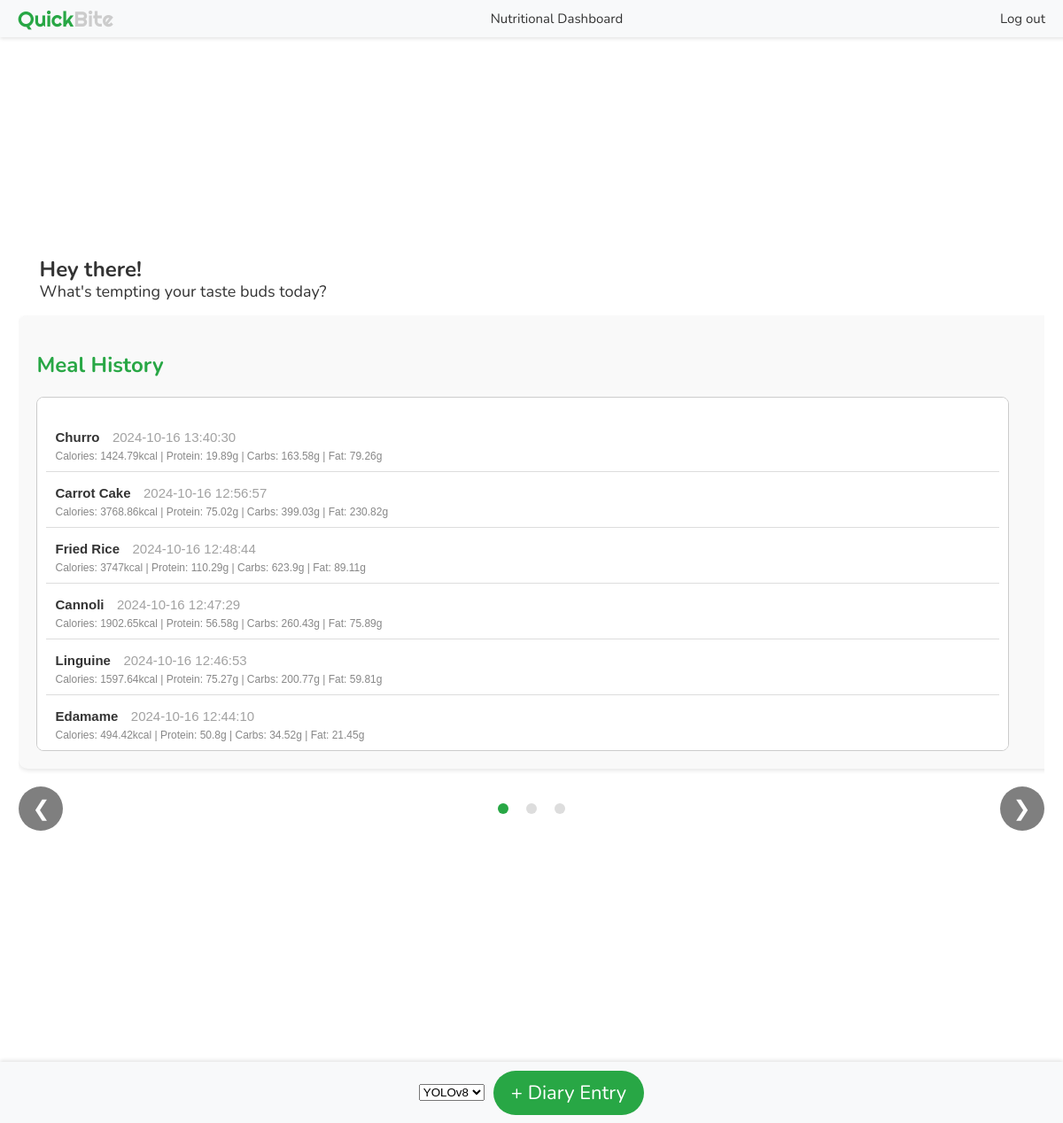
The app's page /dashboard (signed in) with its own data.
### tables this page shows
CREATE TABLE diary_meal_entries (
    id INTEGER PRIMARY KEY AUTOINCREMENT,
    user_id INTEGER NOT NULL,           -- Foreign key to reference users table
    meal_name TEXT NOT NULL,   
    SUGAR_added_g INTEGER,
    CA_mg INTEGER,
    CHOCDF_net_g INTEGER,
    CHOCDF_g INTEGER,
    CHOLE_mg INTEGER,
    ENERC_KCAL_kcal INTEGER,
    FAMS_g INTEGER,
    FAPU_g INTEGER,
    FASAT_g INTEGER,
    FATRN_g INTEGER,
    FIBTG_g INTEGER,
    FOLDFE_microg INTEGER,
    FOLFD_microg INTEGER,
    FOLAC_microg INTEGER,
    FE_mg INTEGER,
    MG_mg INTEGER,
    NIA_mg INTEGER,
    P_mg INTEGER,
    K_mg INTEGER,
    PROCNT_g INTEGER,
    RIBF_mg INTEGER,
    NA_mg INTEGER,
    SUGAR_ALCOHOL_g INTEGER,
    SUGAR_g INTEGER,
    THIA_mg INTEGER,
    FAT_g INTEGER,
    VITA_RAE_microg INTEGER,
    VITB12_microg INTEGER,
    VITB6A_mg INTEGER,
    VITC_mg INTEGER,
    VITD_microg INTEGER,
    TOCPHA_mg INTEGER,
    VITK_microg INTEGER,
    WATER_g INTEGER,
    ZN_mg INTEGER,
    timestamp TEXT NOT NULL              -- Timestamp when the meal was logged
, path_to_image TEXT, serving_count integer);

### app.py (the view)
@app.route("/dashboard")
@login_required
def dashboard():
    db = get_db()
    cursor = db.cursor()
    cursor.execute(
        """SELECT *, ENERC_KCAL_kcal as calories,
                   PROCNT_g as protein, CHOCDF_g as carbs, FAT_g as fat, timestamp FROM diary_meal_entries
                   WHERE user_id = ? ORDER BY datetime(timestamp) DESC""",
        (current_user.id,),
    )
    meals = cursor.fetchall()
    seven_days_ago = datetime.now() - timedelta(days=7)
    cursor.execute(
        """
        SELECT strftime('%Y-%m-%d', timestamp) AS day,
               SUM(ENERC_KCAL_kcal) AS calories,
               SUM(PROCNT_g) as protein,
               SUM(CHOCDF_g) as carbs,
               SUM(FAT_g) as fat
        FROM diary_meal_entries
        WHERE user_id = ? AND timestamp >= ?
        GROUP BY day
        ORDER BY day DESC
    """,
        (current_user.id, seven_days_ago),
    )
    meals_last_7_days = cursor.fetchall()
    db.close()
    return render_template(
        "dashboard.html",
        user=current_user,
        meals=meals,
        user_id=current_user.id,
        meals_last_7_days=json.dumps(meals_last_7_days),
    )

### app.py (called while the page is built)
def get_db():
    if "db" not in g:
        g.db = sqlite3.connect("database.db")
    return g.db

@login_manager.user_loader
def load_user(user_id):
    db = get_db()
    cursor = db.cursor()
    cursor.execute("SELECT * FROM users WHERE id = ?", (user_id,))
    user_data = cursor.fetchone()
    if user_data:
        return User(*user_data)
    return None

### templates/dashboard.html (shortened to what this page needs)
<!DOCTYPE html>
<html lang="en">
<head>
    <link rel="stylesheet" href="{{ url_for('static', filename='css/style.css') }}">
</head>
<body class="no-background">
    <div class="header-bar">
        <div class="left" id="title-refresh">
            <span style="color: #28a745;">Quick</span><span style="color: #cccccc;">Bite</span>
        </div>
        <div class="center">Nutritional Dashboard</div>
        <div class="right">
            <a href="{{ url_for('logout') }}" style="text-decoration: none; color: inherit;">Log out</a>
        </div>
    </div>
    <div class="grid-layout">
        <p class="greeting-text">
            <span class="greeting-main">Hey there!</span><span class="greeting-sub">What's tempting your taste buds
                today?</span>
        </p>
        <div class="carousel-container">
            <div class="carousel">
                <div class="carousel-item">
                    <h2>Meal History</h2>
                    <div class="meal-list">
                        <ul>
                            {% for meal in meals %}
                            <li data-meal-id="{{ meal[0] }}">
                                <span class="meal-name">{{ meal[2] }}</span>
                                <span class="meal-time">{{ meal[-1] }}</span><br>
                                <span class="meal-info">
                                    Calories: {{ meal[8] }}kcal | Protein: {{ meal[22] }}g | Carbs: {{ meal[6] }}g |
                                    Fat: {{ meal[28] }}g
                                </span>
                            </li>
                            {% else %}
                            <li>No meals recorded yet.</li>
                            {% endfor %}
                        </ul>
                    </div>
                </div>
        </div>
        <div class="carousel-controls">
            <button class="carousel-prev" onclick="prevSlide()">&#10094;</button>
            <div class="carousel-indicators">
                <span class="indicator active" onclick="showSlide(0)"></span>
                <span class="indicator" onclick="showSlide(1)"></span>
                <span class="indicator" onclick="showSlide(2)"></span>
            </div>
            <button class="carousel-next" onclick="nextSlide()">&#10095;</button>
        </div>
    </div>
    </div>
    <div class="bottom-bar">
        <form id="uploadForm" action="/upload" method="POST" enctype="multipart/form-data">
            <select id="model-select" name="model">
                <option value="yolov8">YOLOv8</option>
            </select>
        </form>
        <button class="add-diary-button" onclick="triggerFileUpload()">+ Diary Entry</button>
    </div>
</body>
</html>

### static/css/style.css (style rules this page uses)
body { font-family: 'Nunito', sans-serif; background-size: cover; background-position: center; animation: fadeBackground 30s infinite; color: #333; margin: 0; padding: 0; display: flex; justify-content: center; align-items: center; height: 100vh; animation-timing-function:cubic-bezier(0.895, 0.03, 0.685, 0.22) }
h2 { color: #333; font: 24px 'Righteous'; color: #28a745; margin-bottom: 20px; }
p { font-family: 'nunito', sans-serif; color: #a2a2a2; }
button { width: 100%; padding: 10px; background-color: #888888; color: white; border: none; border-radius: 4px; cursor: pointer; margin: 10px 0; }
a { color: #888888; text-decoration: none; }
.meal-list { background-color: #fff; height: auto; overflow-y: auto; border: 1px solid #ccc; padding: 10px; border-radius: 8px; max-width: 32%; min-height: 400px; box-sizing: border-box; }
.meal-list ul { padding: 0; list-style-type: none; }
.meal-list li { padding: 10px; margin: 5px 0; border-bottom: 1px solid #ddd; }
.no-background { background: none !important; }
.header-bar { position: fixed; top: 0; left: 0; width: 100%; height: 42px; background-color: #f8f9fa; display: flex; justify-content: space-between; align-items: center; padding: 0 20px; box-shadow: 0 2px 4px rgba(0, 0, 0, 0.1); z-index: 1000; }
.header-bar .left { font-family: 'Righteous', sans-serif; font-size: 24px; }
.header-bar .center { font-family: 'nunito', sans-serif; font-size: 15px; text-align: center; flex: 1; }
.header-bar .right { font-family: 'nunito', sans-serif; font-size: 15px; text-align: right; padding-right: 40px; }
.bottom-bar { position: fixed; bottom: 0; left: 0; width: 100%; height: 69px; background-color: #f8f9fa; display: flex; justify-content: center; align-items: center; gap: 10px; box-shadow: 0 -2px 4px rgba(0, 0, 0, 0.1); z-index: 1000; }
.add-diary-button { background-color: #28a745; border: none; padding: 10px 20px; font-size: 22px; border-radius: 69px; width: auto; font-family: 'nunito', sans-serif; cursor: pointer; }
.meal-name { font-weight: bold; font-size: 15px; }
.meal-time { color: #a2a2a2; font-size: 15px; margin-left: 10px; }
.meal-info { color: #888888; font-size: 12px; display: block; margin-top: 5px; }
.greeting-text { display: block; font-family: 'Nunito', sans-serif; font-size: 18px; text-align: left; color: #333; padding-left: 2%; }
.greeting-main { font-size: 24px; font-weight: bold; display: block; }
.grid-layout { display: grid; grid-template-columns: 1fr; grid-template-rows: auto auto; padding: 20px; max-width: 1400px; margin: 0 auto; }
.greeting-sub { font-size: 18px; display: block; line-height: 1; }
.carousel-container { position: relative; max-width: 1200px; margin: 0 auto; overflow: hidden; padding-bottom: 50px; }
.carousel-container { position: relative; margin: 0 auto; overflow: hidden; }
.carousel { display: flex; transition: transform 0.5s ease-in-out; width: 300%; }
.carousel-item { min-width: 100%; box-sizing: border-box; padding: 20px; background-color: #f9f9f9; border-radius: 10px; box-shadow: 0 2px 5px rgba(0, 0, 0, 0.1); }
.carousel-controls { display: flex; justify-content: space-between; align-items: center; margin-top: 10px; width: 100%; }
.carousel-prev, .carousel-next { background-color: rgba(0, 0, 0, 0.5); color: white; border: none; padding: 10px; cursor: pointer; font-size: 24px; border-radius: 50%; width: 50px; height: 50px; transition: background-color 0.3s ease; display: flex; justify-content: center; align-items: center; }
.carousel-indicators { position: absolute; left: 50%; transform: translateX(-50%); display: flex; justify-content: center; align-items: center; gap: 10px; }
.indicator { display: inline-block; width: 12px; height: 12px; margin: 0 5px; background-color: #ddd; border-radius: 50%; cursor: pointer; }
.indicator.active { background-color: #28a745; }
.carousel-item h2 { font-family: 'Nunito', sans-serif; font-weight: 700; font-size: 24px; color: #28a745; margin-bottom: 20px; }
#title-refresh { cursor: pointer; }

### templates/dashboard.html (style rules this page uses)
body { font-family: Arial, sans-serif; }
.meal-list { height: 300px; overflow-y: scroll; }

### records on screen
diary_meal_entries: meal_name "Churro", timestamp "2024-10-16 13:40:30", ENERC_KCAL_kcal "1424.79", PROCNT_g "19.89", CHOCDF_g "163.58", FAT_g "79.26"
diary_meal_entries: meal_name "Carrot Cake", timestamp "2024-10-16 12:56:57", ENERC_KCAL_kcal "3768.86", PROCNT_g "75.02", CHOCDF_g "399.03", FAT_g "230.82"
diary_meal_entries: meal_name "Fried Rice", timestamp "2024-10-16 12:48:44", ENERC_KCAL_kcal "3747", PROCNT_g "110.29", CHOCDF_g "623.9", FAT_g "89.11"
diary_meal_entries: meal_name "Cannoli", timestamp "2024-10-16 12:47:29", ENERC_KCAL_kcal "1902.65", PROCNT_g "56.58", CHOCDF_g "260.43", FAT_g "75.89"
diary_meal_entries: meal_name "Linguine", timestamp "2024-10-16 12:46:53", ENERC_KCAL_kcal "1597.64", PROCNT_g "75.27", CHOCDF_g "200.77", FAT_g "59.81"
diary_meal_entries: meal_name "Edamame", timestamp "2024-10-16 12:44:10", ENERC_KCAL_kcal "494.42", PROCNT_g "50.8", CHOCDF_g "34.52", FAT_g "21.45"
